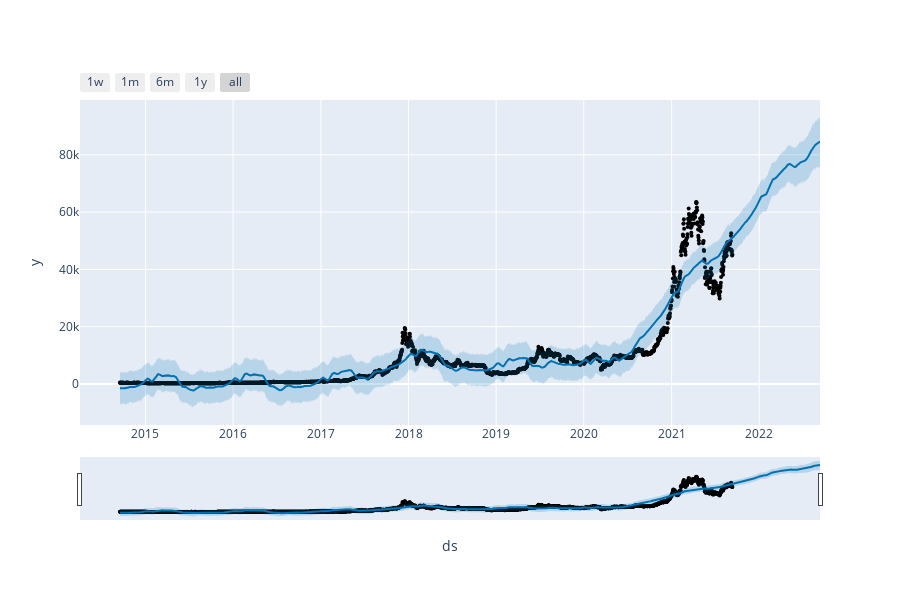

Notebook source saved alongside this figure:
### Code cell
#Importing facebooks prophet plotting libraries
from fbprophet.plot import plot_plotly
#plot the data
plot_plotly(fbp, forecast)

### Figure 1 — Plotly figure (JSON) as saved in the notebook; plotly's stock layout.template omitted (floating-point values rounded to 4 significant figures; data arrays with more than 128 entries replaced by an {"elided": "..."} marker saying what was removed)
{"data": [{"marker": {"color": "black", "size": 4}, "mode": "markers", "name": "Actual", "type": "scatter", "x": {"elided": "2548 str values"}, "y": {"elided": "2548 float values"}}, {"hoverinfo": "skip", "line": {"width": 0}, "mode": "lines", "type": "scatter", "x": {"elided": "2917 str values"}, "y": {"elided": "2917 float values"}}, {"fill": "tonexty", "fillcolor": "rgba(0, 114, 178, 0.2)", "line": {"color": "#0072B2", "width": 2}, "mode": "lines", "name": "Predicted", "type": "scatter", "x": {"elided": "2917 str values"}, "y": {"elided": "2917 float values"}}, {"fill": "tonexty", "fillcolor": "rgba(0, 114, 178, 0.2)", "hoverinfo": "skip", "line": {"width": 0}, "mode": "lines", "type": "scatter", "x": {"elided": "2917 str values"}, "y": {"elided": "2917 float values"}}], "layout": {"height": 600, "showlegend": false, "width": 900, "xaxis": {"rangeselector": {"buttons": [{"count": 7, "label": "1w", "step": "day", "stepmode": "backward"}, {"count": 1, "label": "1m", "step": "month", "stepmode": "backward"}, {"count": 6, "label": "6m", "step": "month", "stepmode": "backward"}, {"count": 1, "label": "1y", "step": "year", "stepmode": "backward"}, {"step": "all"}]}, "rangeslider": {"visible": true}, "title": {"text": "ds"}, "type": "date"}, "yaxis": {"title": {"text": "y"}}}}
